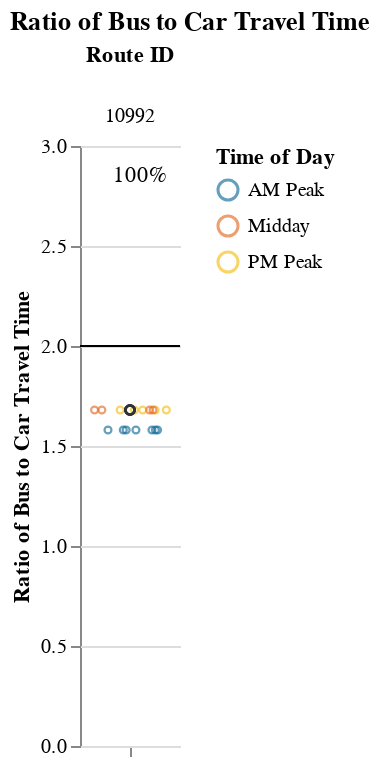
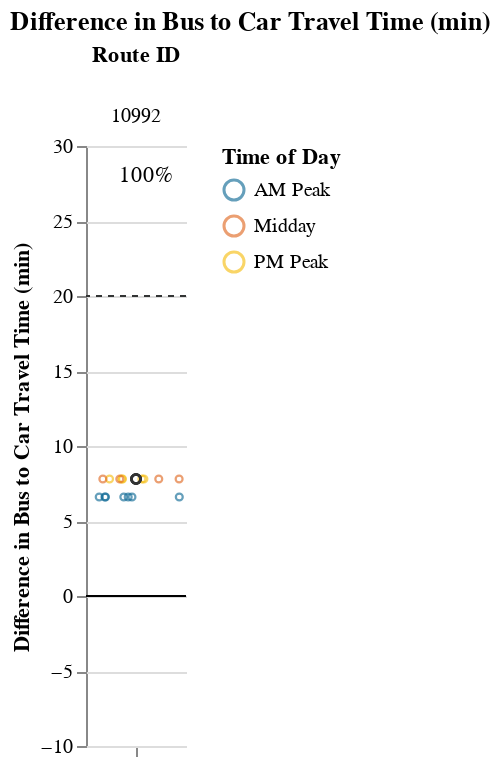

The cell these charts' notebook holds for them, in order:
### Markdown cell above
## Viable Competitive Routes
### Short Routes (< 1 hr)

### Code cell
# Allow for possibility that operator doesn't have routes that fall into certain route_groups
# But, jupyterbook will not like markdown with f-string
# separate out route_group and put in each cell, and use try/except + if to display...
# but all 3 route groups must be displayed. just add sentence about why no routes were returned at the end
route_group = "short"
try:
    display_charts_for_route_group(df, route_group)
except:
    print("No routes meet this criteria.")

### Figure 1 — Vega-Lite specification as saved in the notebook (floating-point values rounded to 4 significant figures)
{"config": {"view": {"continuousWidth": 400, "continuousHeight": 300, "stroke": null}, "facet": {"spacing": 0}}, "data": {"name": "data-84887e1690b79f2a8bf20e0a4f86a280"}, "facet": {"column": {"field": "route_id", "sort": ["10992"], "title": "Route ID", "type": "nominal"}}, "spec": {"layer": [{"mark": "rule", "encoding": {"color": {"value": "black"}, "y": {"field": "cutoff", "type": "quantitative"}}, "selection": {"selector001": {"type": "interval", "bind": "scales", "encodings": ["x", "y"]}}}, {"mark": {"type": "point", "opacity": 0.65, "size": 12, "strokeWidth": 1.1}, "encoding": {"color": {"field": "time_of_day", "scale": {"range": ["#136C97", "#E16B26", "#F6BF16", "#00896B", "#7790A3", "#5B559C"]}, "sort": ["AM Peak", "Midday", "PM Peak", "Owl Service"], "title": "Time of Day", "type": "nominal"}, "tooltip": [{"field": "route_id", "type": "nominal"}, {"field": "route_name", "type": "nominal"}, {"field": "trip_id", "type": "nominal"}, {"field": "service_hours", "type": "quantitative"}, {"field": "car_duration_hours", "type": "quantitative"}, {"field": "bus_multiplier", "type": "quantitative"}, {"field": "bus_difference", "type": "quantitative"}, {"field": "num_trips", "type": "quantitative"}, {"field": "num_competitive", "type": "quantitative"}, {"field": "pct_trips_competitive", "type": "quantitative"}, {"field": "pct_below_cutoff", "type": "quantitative"}, {"field": "p25", "type": "quantitative"}, {"field": "p50", "type": "quantitative"}, {"field": "p75", "type": "quantitative"}], "x": {"axis": {"grid": false, "labels": false, "ticks": true, "values": [0]}, "field": "jitter", "scale": {}, "title": null, "type": "quantitative"}, "y": {"field": "bus_multiplier", "scale": {"domain": [0, 3.0]}, "title": "Ratio of Bus to Car Travel Time", "type": "quantitative"}}, "transform": [{"calculate": "sqrt(-2*log(random()))*cos(2*PI*random())", "as": "jitter"}], "width": 50}, {"layer": [{"mark": {"type": "point", "opacity": 0.6, "size": 20, "strokeWidth": 1.3}, "encoding": {"color": {"value": "#323434"}, "y": {"field": "bus_multiplier", "type": "quantitative"}}, "transform": [{"filter": "(datum.p50_trip === 1)"}]}, {"mark": {"type": "text", "align": "center", "baseline": "middle"}, "encoding": {"color": {"value": "black"}, "text": {"field": "pct_trips_competitive", "format": ".0%", "type": "quantitative"}, "tooltip": [{"field": "route_id", "type": "nominal"}, {"field": "route_name", "type": "nominal"}, {"field": "trip_id", "type": "nominal"}, {"field": "service_hours", "type": "quantitative"}, {"field": "car_duration_hours", "type": "quantitative"}, {"field": "bus_multiplier", "type": "quantitative"}, {"field": "bus_difference", "type": "quantitative"}, {"field": "num_trips", "type": "quantitative"}, {"field": "num_competitive", "type": "quantitative"}, {"field": "pct_trips_competitive", "type": "quantitative"}, {"field": "pct_below_cutoff", "type": "quantitative"}, {"field": "p25", "type": "quantitative"}, {"field": "p50", "type": "quantitative"}, {"field": "p75", "type": "quantitative"}], "x": {"value": 30}, "y": {"value": 15}}, "transform": [{"calculate": "sqrt(-2*log(random()))*cos(2*PI*random())", "as": "jitter"}, {"filter": "(datum.fastest_trip === 1)"}]}]}]}, "resolve": {"scale": {"y": "shared"}}, "title": "Ratio of Bus to Car Travel Time", "$schema": "https://vega.github.io/schema/vega-lite/v4.17.0.json", "datasets": {"data-84887e1690b79f2a8bf20e0a4f86a280": [{"calitp_itp_id": 201, "trip_key": 2594753039241049600, "trip_id": "t_501092_b_26877_tn_0", "shape_id": "p_178322", "route_id": "10992", "service_hours": 0.3, "trip_first_departure_ts": 29400, "trip_last_arrival_ts": 30480, "departure_hour": 8, "time_of_day": "AM Peak", "p25": 0.3, "p50": 0.32, "p75": 0.32, "p50_trip": 0, "fastest_trip": 0, "car_duration_hours": 0.19, "competitive_route": 1, "bus_multiplier": 1.58, "bus_difference": 6.6, "num_trips": 16, "num_competitive": 16, "pct_trips_competitive": 1.0, "bus_difference_spread": 1.2, "route_group": "short", "max_trip_hrs": 0.32, "max_trip_route_group": 0.32, "below_cutoff": 16, "pct_below_cutoff": 1.0, "name": "Mission Bay Transportation Management Agency", "caltrans_district": "04 - Oakland", "drmt_organization_name": null, "route_name": null, "cutoff2": 20, "cutoff": 2}, {"calitp_itp_id": 201, "trip_key": 446591028706577328, "trip_id": "t_501093_b_26877_tn_0", "shape_id": "p_178322", "route_id": "10992", "service_hours": 0.3, "trip_first_departure_ts": 30900, "trip_last_arrival_ts": 31980, "departure_hour": 8, "time_of_day": "AM Peak", "p25": 0.3, "p50": 0.32, "p75": 0.32, "p50_trip": 0, "fastest_trip": 0, "car_duration_hours": 0.19, "competitive_route": 1, "bus_multiplier": 1.58, "bus_difference": 6.6, "num_trips": 16, "num_competitive": 16, "pct_trips_competitive": 1.0, "bus_difference_spread": 1.2, "route_group": "short", "max_trip_hrs": 0.32, "max_trip_route_group": 0.32, "below_cutoff": 16, "pct_below_cutoff": 1.0, "name": "Mission Bay Transportation Management Agency", "caltrans_district": "04 - Oakland", "drmt_organization_name": null, "route_name": null, "cutoff2": 20, "cutoff": 2}, {"calitp_itp_id": 201, "trip_key": -5291414331793922870, "trip_id": "t_501090_b_26877_tn_0", "shape_id": "p_178322", "route_id": "10992", "service_hours": 0.3, "trip_first_departure_ts": 26400, "trip_last_arrival_ts": 27480, "departure_hour": 7, "time_of_day": "AM Peak", "p25": 0.3, "p50": 0.32, "p75": 0.32, "p50_trip": 0, "fastest_trip": 0, "car_duration_hours": 0.19, "competitive_route": 1, "bus_multiplier": 1.58, "bus_difference": 6.6, "num_trips": 16, "num_competitive": 16, "pct_trips_competitive": 1.0, "bus_difference_spread": 1.2, "route_group": "short", "max_trip_hrs": 0.32, "max_trip_route_group": 0.32, "below_cutoff": 16, "pct_below_cutoff": 1.0, "name": "Mission Bay Transportation Management Agency", "caltrans_district": "04 - Oakland", "drmt_organization_name": null, "route_name": null, "cutoff2": 20, "cutoff": 2}, {"calitp_itp_id": 201, "trip_key": 5890287934645599178, "trip_id": "t_501095_b_26877_tn_0", "shape_id": "p_178322", "route_id": "10992", "service_hours": 0.3, "trip_first_departure_ts": 33900, "trip_last_arrival_ts": 34980, "departure_hour": 9, "time_of_day": "AM Peak", "p25": 0.3, "p50": 0.32, "p75": 0.32, "p50_trip": 0, "fastest_trip": 1, "car_duration_hours": 0.19, "competitive_route": 1, "bus_multiplier": 1.58, "bus_difference": 6.6, "num_trips": 16, "num_competitive": 16, "pct_trips_competitive": 1.0, "bus_difference_spread": 1.2, "route_group": "short", "max_trip_hrs": 0.32, "max_trip_route_group": 0.32, "below_cutoff": 16, "pct_below_cutoff": 1.0, "name": "Mission Bay Transportation Management Agency", "caltrans_district": "04 - Oakland", "drmt_organization_name": null, "route_name": null, "cutoff2": 20, "cutoff": 2}, {"calitp_itp_id": 201, "trip_key": 7527969544724761272, "trip_id": "t_501094_b_26877_tn_0", "shape_id": "p_178322", "route_id": "10992", "service_hours": 0.3, "trip_first_departure_ts": 32400, "trip_last_arrival_ts": 33480, "departure_hour": 9, "time_of_day": "AM Peak", "p25": 0.3, "p50": 0.32, "p75": 0.32, "p50_trip": 0, "fastest_trip": 0, "car_duration_hours": 0.19, "competitive_route": 1, "bus_multiplier": 1.58, "bus_difference": 6.6, "num_trips": 16, "num_competitive": 16, "pct_trips_competitive": 1.0, "bus_difference_spread": 1.2, "route_group": "short", "max_trip_hrs": 0.32, "max_trip_route_group": 0.32, "below_cutoff": 16, "pct_below_cutoff": 1.0, "name": "Mission Bay Transportation Management Agency", "caltrans_district": "04 - Oakland", "drmt_organization_name": null, "route_name": null, "cutoff2": 20, "cutoff": 2}, {"calitp_itp_id": 201, "trip_key": 4575489258218090459, "trip_id": "t_501096_b_26877_tn_0", "shape_id": "p_178322", "route_id": "10992", "service_hours": 0.3, "trip_first_departure_ts": 35400, "trip_last_arrival_ts": 36480, "departure_hour": 9, "time_of_day": "AM Peak", "p25": 0.3, "p50": 0.32, "p75": 0.32, "p50_trip": 0, "fastest_trip": 0, "car_duration_hours": 0.19, "competitive_route": 1, "bus_multiplier": 1.58, "bus_difference": 6.6, "num_trips": 16, "num_competitive": 16, "pct_trips_competitive": 1.0, "bus_difference_spread": 1.2, "route_group": "short", "max_trip_hrs": 0.32, "max_trip_route_group": 0.32, "below_cutoff": 16, "pct_below_cutoff": 1.0, "name": "Mission Bay Transportation Management Agency", "caltrans_district": "04 - Oakland", "drmt_organization_name": null, "route_name": null, "cutoff2": 20, "cutoff": 2}, {"calitp_itp_id": 201, "trip_key": 5264924346781938519, "trip_id": "t_501091_b_26877_tn_0", "shape_id": "p_178322", "route_id": "10992", "service_hours": 0.3, "trip_first_departure_ts": 27900, "trip_last_arrival_ts": 28980, "departure_hour": 7, "time_of_day": "AM Peak", "p25": 0.3, "p50": 0.32, "p75": 0.32, "p50_trip": 0, "fastest_trip": 0, "car_duration_hours": 0.19, "competitive_route": 1, "bus_multiplier": 1.58, "bus_difference": 6.6, "num_trips": 16, "num_competitive": 16, "pct_trips_competitive": 1.0, "bus_difference_spread": 1.2, "route_group": "short", "max_trip_hrs": 0.32, "max_trip_route_group": 0.32, "below_cutoff": 16, "pct_below_cutoff": 1.0, "name": "Mission Bay Transportation Management Agency", "caltrans_district": "04 - Oakland", "drmt_organization_name": null, "route_name": null, "cutoff2": 20, "cutoff": 2}, {"calitp_itp_id": 201, "trip_key": -2668864300106065871, "trip_id": "t_501105_b_26877_tn_0", "shape_id": "p_787944", "route_id": "10992", "service_hours": 0.32, "trip_first_departure_ts": 67500, "trip_last_arrival_ts": 68640, "departure_hour": 18, "time_of_day": "PM Peak", "p25": 0.3, "p50": 0.32, "p75": 0.32, "p50_trip": 1, "fastest_trip": 0, "car_duration_hours": 0.19, "competitive_route": 1, "bus_multiplier": 1.68, "bus_difference": 7.8, "num_trips": 16, "num_competitive": 16, "pct_trips_competitive": 1.0, "bus_difference_spread": 1.2, "route_group": "short", "max_trip_hrs": 0.32, "max_trip_route_group": 0.32, "below_cutoff": 16, "pct_below_cutoff": 1.0, "name": "Mission Bay Transportation Management Agency", "caltrans_district": "04 - Oakland", "drmt_organization_name": null, "route_name": null, "cutoff2": 20, "cutoff": 2}, {"calitp_itp_id": 201, "trip_key": 5501413978734962669, "trip_id": "t_501107_b_26877_tn_0", "shape_id": "p_787944", "route_id": "10992", "service_hours": 0.32, "trip_first_departure_ts": 69300, "trip_last_arrival_ts": 70440, "departure_hour": 19, "time_of_day": "PM Peak", "p25": 0.3, "p50": 0.32, "p75": 0.32, "p50_trip": 1, "fastest_trip": 0, "car_duration_hours": 0.19, "competitive_route": 1, "bus_multiplier": 1.68, "bus_difference": 7.8, "num_trips": 16, "num_competitive": 16, "pct_trips_competitive": 1.0, "bus_difference_spread": 1.2, "route_group": "short", "max_trip_hrs": 0.32, "max_trip_route_group": 0.32, "below_cutoff": 16, "pct_below_cutoff": 1.0, "name": "Mission Bay Transportation Management Agency", "caltrans_district": "04 - Oakland", "drmt_organization_name": null, "route_name": null, "cutoff2": 20, "cutoff": 2}, {"calitp_itp_id": 201, "trip_key": 2739882514567614438, "trip_id": "t_501102_b_26877_tn_0", "shape_id": "p_787944", "route_id": "10992", "service_hours": 0.32, "trip_first_departure_ts": 61500, "trip_last_arrival_ts": 62640, "departure_hour": 17, "time_of_day": "PM Peak", "p25": 0.3, "p50": 0.32, "p75": 0.32, "p50_trip": 1, "fastest_trip": 0, "car_duration_hours": 0.19, "competitive_route": 1, "bus_multiplier": 1.68, "bus_difference": 7.8, "num_trips": 16, "num_competitive": 16, "pct_trips_competitive": 1.0, "bus_difference_spread": 1.2, "route_group": "short", "max_trip_hrs": 0.32, "max_trip_route_group": 0.32, "below_cutoff": 16, "pct_below_cutoff": 1.0, "name": "Mission Bay Transportation Management Agency", "caltrans_district": "04 - Oakland", "drmt_organization_name": null, "route_name": null, "cutoff2": 20, "cutoff": 2}, {"calitp_itp_id": 201, "trip_key": -7033586504096462268, "trip_id": "t_501098_b_26877_tn_0", "shape_id": "p_787944", "route_id": "10992", "service_hours": 0.32, "trip_first_departure_ts": 55500, "trip_last_arrival_ts": 56640, "departure_hour": 15, "time_of_day": "Midday", "p25": 0.3, "p50": 0.32, "p75": 0.32, "p50_trip": 1, "fastest_trip": 0, "car_duration_hours": 0.19, "competitive_route": 1, "bus_multiplier": 1.68, "bus_difference": 7.8, "num_trips": 16, "num_competitive": 16, "pct_trips_competitive": 1.0, "bus_difference_spread": 1.2, "route_group": "short", "max_trip_hrs": 0.32, "max_trip_route_group": 0.32, "below_cutoff": 16, "pct_below_cutoff": 1.0, "name": "Mission Bay Transportation Management Agency", "caltrans_district": "04 - Oakland", "drmt_organization_name": null, "route_name": null, "cutoff2": 20, "cutoff": 2}, {"calitp_itp_id": 201, "trip_key": 6826985930702261582, "trip_id": "t_501103_b_26877_tn_0", "shape_id": "p_787944", "route_id": "10992", "service_hours": 0.32, "trip_first_departure_ts": 63000, "trip_last_arrival_ts": 64140, "departure_hour": 17, "time_of_day": "PM Peak", "p25": 0.3, "p50": 0.32, "p75": 0.32, "p50_trip": 1, "fastest_trip": 0, "car_duration_hours": 0.19, "competitive_route": 1, "bus_multiplier": 1.68, "bus_difference": 7.8, "num_trips": 16, "num_competitive": 16, "pct_trips_competitive": 1.0, "bus_difference_spread": 1.2, "route_group": "short", "max_trip_hrs": 0.32, "max_trip_route_group": 0.32, "below_cutoff": 16, "pct_below_cutoff": 1.0, "name": "Mission Bay Transportation Management Agency", "caltrans_district": "04 - Oakland", "drmt_organization_name": null, "route_name": null, "cutoff2": 20, "cutoff": 2}, {"calitp_itp_id": 201, "trip_key": -6159584788426511965, "trip_id": "t_501099_b_26877_tn_0", "shape_id": "p_787944", "route_id": "10992", "service_hours": 0.32, "trip_first_departure_ts": 57000, "trip_last_arrival_ts": 58140, "departure_hour": 15, "time_of_day": "Midday", "p25": 0.3, "p50": 0.32, "p75": 0.32, "p50_trip": 1, "fastest_trip": 0, "car_duration_hours": 0.19, "competitive_route": 1, "bus_multiplier": 1.68, "bus_difference": 7.8, "num_trips": 16, "num_competitive": 16, "pct_trips_competitive": 1.0, "bus_difference_spread": 1.2, "route_group": "short", "max_trip_hrs": 0.32, "max_trip_route_group": 0.32, "below_cutoff": 16, "pct_below_cutoff": 1.0, "name": "Mission Bay Transportation Management Agency", "caltrans_district": "04 - Oakland", "drmt_organization_name": null, "route_name": null, "cutoff2": 20, "cutoff": 2}, {"calitp_itp_id": 201, "trip_key": 6868557470836870810, "trip_id": "t_501104_b_26877_tn_0", "shape_id": "p_787944", "route_id": "10992", "service_hours": 0.32, "trip_first_departure_ts": 64800, "trip_last_arrival_ts": 65940, "departure_hour": 18, "time_of_day": "PM Peak", "p25": 0.3, "p50": 0.32, "p75": 0.32, "p50_trip": 1, "fastest_trip": 0, "car_duration_hours": 0.19, "competitive_route": 1, "bus_multiplier": 1.68, "bus_difference": 7.8, "num_trips": 16, "num_competitive": 16, "pct_trips_competitive": 1.0, "bus_difference_spread": 1.2, "route_group": "short", "max_trip_hrs": 0.32, "max_trip_route_group": 0.32, "below_cutoff": 16, "pct_below_cutoff": 1.0, "name": "Mission Bay Transportation Management Agency", "caltrans_district": "04 - Oakland", "drmt_organization_name": null, "route_name": null, "cutoff2": 20, "cutoff": 2}, {"calitp_itp_id": 201, "trip_key": 2150107959576833610, "trip_id": "t_501101_b_26877_tn_0", "shape_id": "p_787944", "route_id": "10992", "service_hours": 0.32, "trip_first_departure_ts": 60000, "trip_last_arrival_ts": 61140, "departure_hour": 16, "time_of_day": "Midday", "p25": 0.3, "p50": 0.32, "p75": 0.32, "p50_trip": 1, "fastest_trip": 0, "car_duration_hours": 0.19, "competitive_route": 1, "bus_multiplier": 1.68, "bus_difference": 7.8, "num_trips": 16, "num_competitive": 16, "pct_trips_competitive": 1.0, "bus_difference_spread": 1.2, "route_group": "short", "max_trip_hrs": 0.32, "max_trip_route_group": 0.32, "below_cutoff": 16, "pct_below_cutoff": 1.0, "name": "Mission Bay Transportation Management Agency", "caltrans_district": "04 - Oakland", "drmt_organization_name": null, "route_name": null, "cutoff2": 20, "cutoff": 2}, {"calitp_itp_id": 201, "trip_key": 904783777805529288, "trip_id": "t_501100_b_26877_tn_0", "shape_id": "p_787944", "route_id": "10992", "service_hours": 0.32, "trip_first_departure_ts": 58500, "trip_last_arrival_ts": 59640, "departure_hour": 16, "time_of_day": "Midday", "p25": 0.3, "p50": 0.32, "p75": 0.32, "p50_trip": 1, "fastest_trip": 0, "car_duration_hours": 0.19, "competitive_route": 1, "bus_multiplier": 1.68, "bus_difference": 7.8, "num_trips": 16, "num_competitive": 16, "pct_trips_competitive": 1.0, "bus_difference_spread": 1.2, "route_group": "short", "max_trip_hrs": 0.32, "max_trip_route_group": 0.32, "below_cutoff": 16, "pct_below_cutoff": 1.0, "name": "Mission Bay Transportation Management Agency", "caltrans_district": "04 - Oakland", "drmt_organization_name": null, "route_name": null, "cutoff2": 20, "cutoff": 2}]}}

### Figure 2 — Vega-Lite specification as saved in the notebook (floating-point values rounded to 4 significant figures)
{"config": {"view": {"continuousWidth": 400, "continuousHeight": 300, "stroke": null}, "facet": {"spacing": 0}}, "data": {"name": "data-0f82d2f316cefa5cd41abe547c67af2b"}, "facet": {"column": {"field": "route_id", "sort": ["10992"], "title": "Route ID", "type": "nominal"}}, "spec": {"layer": [{"mark": "rule", "encoding": {"color": {"value": "black"}, "y": {"field": "cutoff", "type": "quantitative"}}, "selection": {"selector002": {"type": "interval", "bind": "scales", "encodings": ["x", "y"]}}}, {"mark": {"type": "rule", "strokeDash": [3, 3]}, "encoding": {"color": {"value": "#323434"}, "y": {"field": "cutoff2", "type": "quantitative"}}}, {"mark": {"type": "point", "opacity": 0.65, "size": 12, "strokeWidth": 1.1}, "encoding": {"color": {"field": "time_of_day", "scale": {"range": ["#136C97", "#E16B26", "#F6BF16", "#00896B", "#7790A3", "#5B559C"]}, "sort": ["AM Peak", "Midday", "PM Peak", "Owl Service"], "title": "Time of Day", "type": "nominal"}, "tooltip": [{"field": "route_id", "type": "nominal"}, {"field": "route_name", "type": "nominal"}, {"field": "trip_id", "type": "nominal"}, {"field": "service_hours", "type": "quantitative"}, {"field": "car_duration_hours", "type": "quantitative"}, {"field": "bus_multiplier", "type": "quantitative"}, {"field": "bus_difference", "type": "quantitative"}, {"field": "num_trips", "type": "quantitative"}, {"field": "num_competitive", "type": "quantitative"}, {"field": "pct_trips_competitive", "type": "quantitative"}, {"field": "pct_below_cutoff", "type": "quantitative"}, {"field": "p25", "type": "quantitative"}, {"field": "p50", "type": "quantitative"}, {"field": "p75", "type": "quantitative"}], "x": {"axis": {"grid": false, "labels": false, "ticks": true, "values": [0]}, "field": "jitter", "scale": {}, "title": null, "type": "quantitative"}, "y": {"field": "bus_difference", "scale": {"domain": [-5, 25.0]}, "title": "Difference in Bus to Car Travel Time (min)", "type": "quantitative"}}, "transform": [{"calculate": "sqrt(-2*log(random()))*cos(2*PI*random())", "as": "jitter"}], "width": 50}, {"layer": [{"mark": {"type": "point", "opacity": 0.6, "size": 20, "strokeWidth": 1.3}, "encoding": {"color": {"value": "#323434"}, "y": {"field": "bus_difference", "type": "quantitative"}}, "transform": [{"filter": "(datum.p50_trip === 1)"}]}, {"mark": {"type": "text", "align": "center", "baseline": "middle"}, "encoding": {"color": {"value": "black"}, "text": {"field": "pct_trips_competitive", "format": ".0%", "type": "quantitative"}, "tooltip": [{"field": "route_id", "type": "nominal"}, {"field": "route_name", "type": "nominal"}, {"field": "trip_id", "type": "nominal"}, {"field": "service_hours", "type": "quantitative"}, {"field": "car_duration_hours", "type": "quantitative"}, {"field": "bus_multiplier", "type": "quantitative"}, {"field": "bus_difference", "type": "quantitative"}, {"field": "num_trips", "type": "quantitative"}, {"field": "num_competitive", "type": "quantitative"}, {"field": "pct_trips_competitive", "type": "quantitative"}, {"field": "pct_below_cutoff", "type": "quantitative"}, {"field": "p25", "type": "quantitative"}, {"field": "p50", "type": "quantitative"}, {"field": "p75", "type": "quantitative"}], "x": {"value": 30}, "y": {"value": 15}}, "transform": [{"calculate": "sqrt(-2*log(random()))*cos(2*PI*random())", "as": "jitter"}, {"filter": "(datum.fastest_trip === 1)"}]}]}]}, "resolve": {"scale": {"y": "shared"}}, "title": "Difference in Bus to Car Travel Time (min)", "$schema": "https://vega.github.io/schema/vega-lite/v4.17.0.json", "datasets": {"data-0f82d2f316cefa5cd41abe547c67af2b": [{"calitp_itp_id": 201, "trip_key": 2594753039241049600, "trip_id": "t_501092_b_26877_tn_0", "shape_id": "p_178322", "route_id": "10992", "service_hours": 0.3, "trip_first_departure_ts": 29400, "trip_last_arrival_ts": 30480, "departure_hour": 8, "time_of_day": "AM Peak", "p25": 0.3, "p50": 0.32, "p75": 0.32, "p50_trip": 0, "fastest_trip": 0, "car_duration_hours": 0.19, "competitive_route": 1, "bus_multiplier": 1.58, "bus_difference": 6.6, "num_trips": 16, "num_competitive": 16, "pct_trips_competitive": 1.0, "bus_difference_spread": 1.2, "route_group": "short", "max_trip_hrs": 0.32, "max_trip_route_group": 0.32, "below_cutoff": 16, "pct_below_cutoff": 1.0, "name": "Mission Bay Transportation Management Agency", "caltrans_district": "04 - Oakland", "drmt_organization_name": null, "route_name": null, "cutoff2": 20, "cutoff": 0}, {"calitp_itp_id": 201, "trip_key": 446591028706577328, "trip_id": "t_501093_b_26877_tn_0", "shape_id": "p_178322", "route_id": "10992", "service_hours": 0.3, "trip_first_departure_ts": 30900, "trip_last_arrival_ts": 31980, "departure_hour": 8, "time_of_day": "AM Peak", "p25": 0.3, "p50": 0.32, "p75": 0.32, "p50_trip": 0, "fastest_trip": 0, "car_duration_hours": 0.19, "competitive_route": 1, "bus_multiplier": 1.58, "bus_difference": 6.6, "num_trips": 16, "num_competitive": 16, "pct_trips_competitive": 1.0, "bus_difference_spread": 1.2, "route_group": "short", "max_trip_hrs": 0.32, "max_trip_route_group": 0.32, "below_cutoff": 16, "pct_below_cutoff": 1.0, "name": "Mission Bay Transportation Management Agency", "caltrans_district": "04 - Oakland", "drmt_organization_name": null, "route_name": null, "cutoff2": 20, "cutoff": 0}, {"calitp_itp_id": 201, "trip_key": -5291414331793922870, "trip_id": "t_501090_b_26877_tn_0", "shape_id": "p_178322", "route_id": "10992", "service_hours": 0.3, "trip_first_departure_ts": 26400, "trip_last_arrival_ts": 27480, "departure_hour": 7, "time_of_day": "AM Peak", "p25": 0.3, "p50": 0.32, "p75": 0.32, "p50_trip": 0, "fastest_trip": 0, "car_duration_hours": 0.19, "competitive_route": 1, "bus_multiplier": 1.58, "bus_difference": 6.6, "num_trips": 16, "num_competitive": 16, "pct_trips_competitive": 1.0, "bus_difference_spread": 1.2, "route_group": "short", "max_trip_hrs": 0.32, "max_trip_route_group": 0.32, "below_cutoff": 16, "pct_below_cutoff": 1.0, "name": "Mission Bay Transportation Management Agency", "caltrans_district": "04 - Oakland", "drmt_organization_name": null, "route_name": null, "cutoff2": 20, "cutoff": 0}, {"calitp_itp_id": 201, "trip_key": 5890287934645599178, "trip_id": "t_501095_b_26877_tn_0", "shape_id": "p_178322", "route_id": "10992", "service_hours": 0.3, "trip_first_departure_ts": 33900, "trip_last_arrival_ts": 34980, "departure_hour": 9, "time_of_day": "AM Peak", "p25": 0.3, "p50": 0.32, "p75": 0.32, "p50_trip": 0, "fastest_trip": 1, "car_duration_hours": 0.19, "competitive_route": 1, "bus_multiplier": 1.58, "bus_difference": 6.6, "num_trips": 16, "num_competitive": 16, "pct_trips_competitive": 1.0, "bus_difference_spread": 1.2, "route_group": "short", "max_trip_hrs": 0.32, "max_trip_route_group": 0.32, "below_cutoff": 16, "pct_below_cutoff": 1.0, "name": "Mission Bay Transportation Management Agency", "caltrans_district": "04 - Oakland", "drmt_organization_name": null, "route_name": null, "cutoff2": 20, "cutoff": 0}, {"calitp_itp_id": 201, "trip_key": 7527969544724761272, "trip_id": "t_501094_b_26877_tn_0", "shape_id": "p_178322", "route_id": "10992", "service_hours": 0.3, "trip_first_departure_ts": 32400, "trip_last_arrival_ts": 33480, "departure_hour": 9, "time_of_day": "AM Peak", "p25": 0.3, "p50": 0.32, "p75": 0.32, "p50_trip": 0, "fastest_trip": 0, "car_duration_hours": 0.19, "competitive_route": 1, "bus_multiplier": 1.58, "bus_difference": 6.6, "num_trips": 16, "num_competitive": 16, "pct_trips_competitive": 1.0, "bus_difference_spread": 1.2, "route_group": "short", "max_trip_hrs": 0.32, "max_trip_route_group": 0.32, "below_cutoff": 16, "pct_below_cutoff": 1.0, "name": "Mission Bay Transportation Management Agency", "caltrans_district": "04 - Oakland", "drmt_organization_name": null, "route_name": null, "cutoff2": 20, "cutoff": 0}, {"calitp_itp_id": 201, "trip_key": 4575489258218090459, "trip_id": "t_501096_b_26877_tn_0", "shape_id": "p_178322", "route_id": "10992", "service_hours": 0.3, "trip_first_departure_ts": 35400, "trip_last_arrival_ts": 36480, "departure_hour": 9, "time_of_day": "AM Peak", "p25": 0.3, "p50": 0.32, "p75": 0.32, "p50_trip": 0, "fastest_trip": 0, "car_duration_hours": 0.19, "competitive_route": 1, "bus_multiplier": 1.58, "bus_difference": 6.6, "num_trips": 16, "num_competitive": 16, "pct_trips_competitive": 1.0, "bus_difference_spread": 1.2, "route_group": "short", "max_trip_hrs": 0.32, "max_trip_route_group": 0.32, "below_cutoff": 16, "pct_below_cutoff": 1.0, "name": "Mission Bay Transportation Management Agency", "caltrans_district": "04 - Oakland", "drmt_organization_name": null, "route_name": null, "cutoff2": 20, "cutoff": 0}, {"calitp_itp_id": 201, "trip_key": 5264924346781938519, "trip_id": "t_501091_b_26877_tn_0", "shape_id": "p_178322", "route_id": "10992", "service_hours": 0.3, "trip_first_departure_ts": 27900, "trip_last_arrival_ts": 28980, "departure_hour": 7, "time_of_day": "AM Peak", "p25": 0.3, "p50": 0.32, "p75": 0.32, "p50_trip": 0, "fastest_trip": 0, "car_duration_hours": 0.19, "competitive_route": 1, "bus_multiplier": 1.58, "bus_difference": 6.6, "num_trips": 16, "num_competitive": 16, "pct_trips_competitive": 1.0, "bus_difference_spread": 1.2, "route_group": "short", "max_trip_hrs": 0.32, "max_trip_route_group": 0.32, "below_cutoff": 16, "pct_below_cutoff": 1.0, "name": "Mission Bay Transportation Management Agency", "caltrans_district": "04 - Oakland", "drmt_organization_name": null, "route_name": null, "cutoff2": 20, "cutoff": 0}, {"calitp_itp_id": 201, "trip_key": -2668864300106065871, "trip_id": "t_501105_b_26877_tn_0", "shape_id": "p_787944", "route_id": "10992", "service_hours": 0.32, "trip_first_departure_ts": 67500, "trip_last_arrival_ts": 68640, "departure_hour": 18, "time_of_day": "PM Peak", "p25": 0.3, "p50": 0.32, "p75": 0.32, "p50_trip": 1, "fastest_trip": 0, "car_duration_hours": 0.19, "competitive_route": 1, "bus_multiplier": 1.68, "bus_difference": 7.8, "num_trips": 16, "num_competitive": 16, "pct_trips_competitive": 1.0, "bus_difference_spread": 1.2, "route_group": "short", "max_trip_hrs": 0.32, "max_trip_route_group": 0.32, "below_cutoff": 16, "pct_below_cutoff": 1.0, "name": "Mission Bay Transportation Management Agency", "caltrans_district": "04 - Oakland", "drmt_organization_name": null, "route_name": null, "cutoff2": 20, "cutoff": 0}, {"calitp_itp_id": 201, "trip_key": 5501413978734962669, "trip_id": "t_501107_b_26877_tn_0", "shape_id": "p_787944", "route_id": "10992", "service_hours": 0.32, "trip_first_departure_ts": 69300, "trip_last_arrival_ts": 70440, "departure_hour": 19, "time_of_day": "PM Peak", "p25": 0.3, "p50": 0.32, "p75": 0.32, "p50_trip": 1, "fastest_trip": 0, "car_duration_hours": 0.19, "competitive_route": 1, "bus_multiplier": 1.68, "bus_difference": 7.8, "num_trips": 16, "num_competitive": 16, "pct_trips_competitive": 1.0, "bus_difference_spread": 1.2, "route_group": "short", "max_trip_hrs": 0.32, "max_trip_route_group": 0.32, "below_cutoff": 16, "pct_below_cutoff": 1.0, "name": "Mission Bay Transportation Management Agency", "caltrans_district": "04 - Oakland", "drmt_organization_name": null, "route_name": null, "cutoff2": 20, "cutoff": 0}, {"calitp_itp_id": 201, "trip_key": 2739882514567614438, "trip_id": "t_501102_b_26877_tn_0", "shape_id": "p_787944", "route_id": "10992", "service_hours": 0.32, "trip_first_departure_ts": 61500, "trip_last_arrival_ts": 62640, "departure_hour": 17, "time_of_day": "PM Peak", "p25": 0.3, "p50": 0.32, "p75": 0.32, "p50_trip": 1, "fastest_trip": 0, "car_duration_hours": 0.19, "competitive_route": 1, "bus_multiplier": 1.68, "bus_difference": 7.8, "num_trips": 16, "num_competitive": 16, "pct_trips_competitive": 1.0, "bus_difference_spread": 1.2, "route_group": "short", "max_trip_hrs": 0.32, "max_trip_route_group": 0.32, "below_cutoff": 16, "pct_below_cutoff": 1.0, "name": "Mission Bay Transportation Management Agency", "caltrans_district": "04 - Oakland", "drmt_organization_name": null, "route_name": null, "cutoff2": 20, "cutoff": 0}, {"calitp_itp_id": 201, "trip_key": -7033586504096462268, "trip_id": "t_501098_b_26877_tn_0", "shape_id": "p_787944", "route_id": "10992", "service_hours": 0.32, "trip_first_departure_ts": 55500, "trip_last_arrival_ts": 56640, "departure_hour": 15, "time_of_day": "Midday", "p25": 0.3, "p50": 0.32, "p75": 0.32, "p50_trip": 1, "fastest_trip": 0, "car_duration_hours": 0.19, "competitive_route": 1, "bus_multiplier": 1.68, "bus_difference": 7.8, "num_trips": 16, "num_competitive": 16, "pct_trips_competitive": 1.0, "bus_difference_spread": 1.2, "route_group": "short", "max_trip_hrs": 0.32, "max_trip_route_group": 0.32, "below_cutoff": 16, "pct_below_cutoff": 1.0, "name": "Mission Bay Transportation Management Agency", "caltrans_district": "04 - Oakland", "drmt_organization_name": null, "route_name": null, "cutoff2": 20, "cutoff": 0}, {"calitp_itp_id": 201, "trip_key": 6826985930702261582, "trip_id": "t_501103_b_26877_tn_0", "shape_id": "p_787944", "route_id": "10992", "service_hours": 0.32, "trip_first_departure_ts": 63000, "trip_last_arrival_ts": 64140, "departure_hour": 17, "time_of_day": "PM Peak", "p25": 0.3, "p50": 0.32, "p75": 0.32, "p50_trip": 1, "fastest_trip": 0, "car_duration_hours": 0.19, "competitive_route": 1, "bus_multiplier": 1.68, "bus_difference": 7.8, "num_trips": 16, "num_competitive": 16, "pct_trips_competitive": 1.0, "bus_difference_spread": 1.2, "route_group": "short", "max_trip_hrs": 0.32, "max_trip_route_group": 0.32, "below_cutoff": 16, "pct_below_cutoff": 1.0, "name": "Mission Bay Transportation Management Agency", "caltrans_district": "04 - Oakland", "drmt_organization_name": null, "route_name": null, "cutoff2": 20, "cutoff": 0}, {"calitp_itp_id": 201, "trip_key": -6159584788426511965, "trip_id": "t_501099_b_26877_tn_0", "shape_id": "p_787944", "route_id": "10992", "service_hours": 0.32, "trip_first_departure_ts": 57000, "trip_last_arrival_ts": 58140, "departure_hour": 15, "time_of_day": "Midday", "p25": 0.3, "p50": 0.32, "p75": 0.32, "p50_trip": 1, "fastest_trip": 0, "car_duration_hours": 0.19, "competitive_route": 1, "bus_multiplier": 1.68, "bus_difference": 7.8, "num_trips": 16, "num_competitive": 16, "pct_trips_competitive": 1.0, "bus_difference_spread": 1.2, "route_group": "short", "max_trip_hrs": 0.32, "max_trip_route_group": 0.32, "below_cutoff": 16, "pct_below_cutoff": 1.0, "name": "Mission Bay Transportation Management Agency", "caltrans_district": "04 - Oakland", "drmt_organization_name": null, "route_name": null, "cutoff2": 20, "cutoff": 0}, {"calitp_itp_id": 201, "trip_key": 6868557470836870810, "trip_id": "t_501104_b_26877_tn_0", "shape_id": "p_787944", "route_id": "10992", "service_hours": 0.32, "trip_first_departure_ts": 64800, "trip_last_arrival_ts": 65940, "departure_hour": 18, "time_of_day": "PM Peak", "p25": 0.3, "p50": 0.32, "p75": 0.32, "p50_trip": 1, "fastest_trip": 0, "car_duration_hours": 0.19, "competitive_route": 1, "bus_multiplier": 1.68, "bus_difference": 7.8, "num_trips": 16, "num_competitive": 16, "pct_trips_competitive": 1.0, "bus_difference_spread": 1.2, "route_group": "short", "max_trip_hrs": 0.32, "max_trip_route_group": 0.32, "below_cutoff": 16, "pct_below_cutoff": 1.0, "name": "Mission Bay Transportation Management Agency", "caltrans_district": "04 - Oakland", "drmt_organization_name": null, "route_name": null, "cutoff2": 20, "cutoff": 0}, {"calitp_itp_id": 201, "trip_key": 2150107959576833610, "trip_id": "t_501101_b_26877_tn_0", "shape_id": "p_787944", "route_id": "10992", "service_hours": 0.32, "trip_first_departure_ts": 60000, "trip_last_arrival_ts": 61140, "departure_hour": 16, "time_of_day": "Midday", "p25": 0.3, "p50": 0.32, "p75": 0.32, "p50_trip": 1, "fastest_trip": 0, "car_duration_hours": 0.19, "competitive_route": 1, "bus_multiplier": 1.68, "bus_difference": 7.8, "num_trips": 16, "num_competitive": 16, "pct_trips_competitive": 1.0, "bus_difference_spread": 1.2, "route_group": "short", "max_trip_hrs": 0.32, "max_trip_route_group": 0.32, "below_cutoff": 16, "pct_below_cutoff": 1.0, "name": "Mission Bay Transportation Management Agency", "caltrans_district": "04 - Oakland", "drmt_organization_name": null, "route_name": null, "cutoff2": 20, "cutoff": 0}, {"calitp_itp_id": 201, "trip_key": 904783777805529288, "trip_id": "t_501100_b_26877_tn_0", "shape_id": "p_787944", "route_id": "10992", "service_hours": 0.32, "trip_first_departure_ts": 58500, "trip_last_arrival_ts": 59640, "departure_hour": 16, "time_of_day": "Midday", "p25": 0.3, "p50": 0.32, "p75": 0.32, "p50_trip": 1, "fastest_trip": 0, "car_duration_hours": 0.19, "competitive_route": 1, "bus_multiplier": 1.68, "bus_difference": 7.8, "num_trips": 16, "num_competitive": 16, "pct_trips_competitive": 1.0, "bus_difference_spread": 1.2, "route_group": "short", "max_trip_hrs": 0.32, "max_trip_route_group": 0.32, "below_cutoff": 16, "pct_below_cutoff": 1.0, "name": "Mission Bay Transportation Management Agency", "caltrans_district": "04 - Oakland", "drmt_organization_name": null, "route_name": null, "cutoff2": 20, "cutoff": 0}]}}
